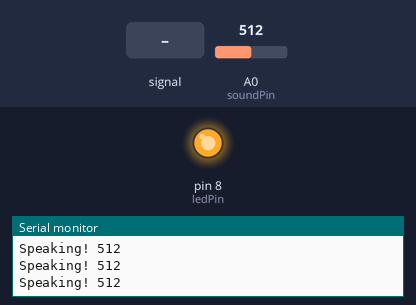
The sketch below on a simulated Arduino Uno, built with avr-gcc and run on an emulated ATmega328P. Shown: output pins drawn as LEDs (lit = HIGH), the last lines printed to the serial monitor. Dashed ring = blinking. The test bench sets the inputs (shaded band); at power-on: A0 (soundPin) = 512.

Above: at 1.2 s.
1.3 s: A0 (soundPin) fed a 200 Hz sine of ±460 counts around its level
At 4.2 s:
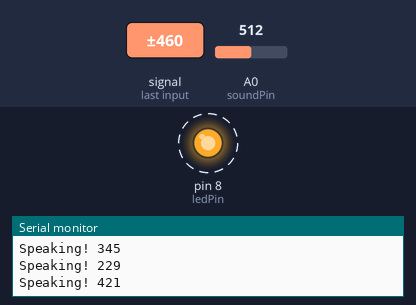
4.3 s: A0 (soundPin) set to 716
5.8 s: A0 (soundPin) set to 197
7.3 s: A0 (soundPin) set to 162
At 8.0 s:
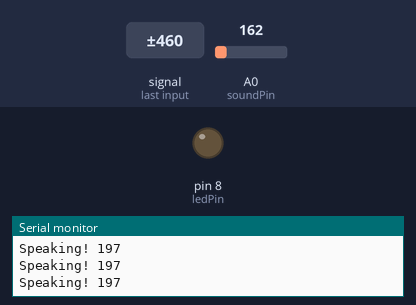
8.8 s: A0 (soundPin) set to 190
At 10.0 s:
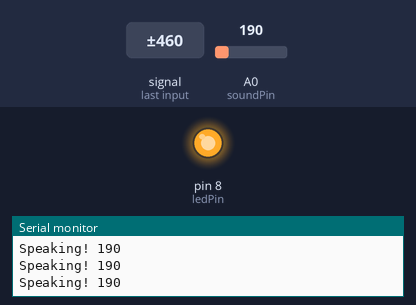
10.3 s: A0 (soundPin) fed a 200 Hz sine of ±81 counts around its level
At 11.23 s:
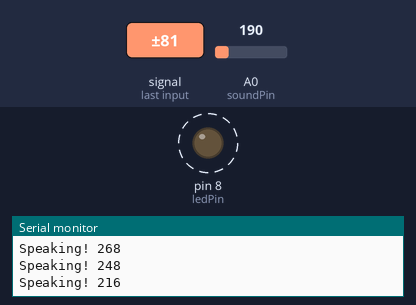
Timing chart, 0 to 14.3 s (numbered marks = the images above; inputs shaded):
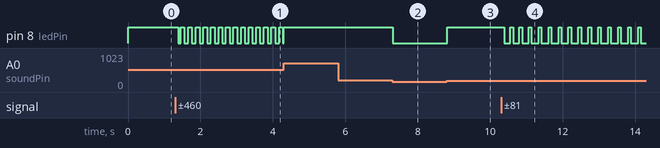

Measured:
- the behaviour switches between 181 and 180 on A0 (soundPin) (found by bisection; images 1 and 2)
- after the input at 1.3 s, pin 8 (ledPin): alternates HIGH for 0.10 s and LOW for 0.10 s, starting after 0.09 s
- after the input at 7.3 s, pin 8 (ledPin): HIGH → LOW at once
- after the input at 8.8 s, pin 8 (ledPin): LOW → HIGH at once
- after the input at 10.3 s, pin 8 (ledPin): alternates HIGH for 0.07 s and LOW for 0.20 s, starting after 0.09 s

The sketch:

lighandturnon.ino
```cpp
// LED يشتغل لما تحكي ويطفي لما تسكت
int soundPin = A0;
int ledPin = 8;

void setup() {
  pinMode(ledPin, OUTPUT);
  Serial.begin(9600);
}

void loop() {
  int level = analogRead(soundPin);

  if (level > 180) {
    // في صوت = شغّل LED
    digitalWrite(ledPin, HIGH);
    Serial.print("Speaking! ");
    Serial.println(level);
  } else {
    // ساكت = طفّي LED
    digitalWrite(ledPin, LOW);
  }

  delay(10);
}
```
